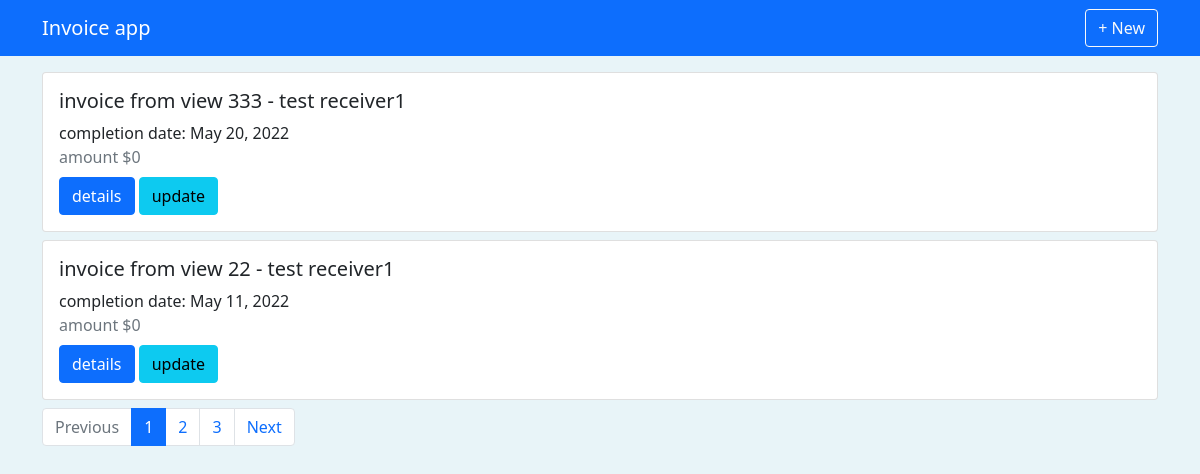
The app's page / (signed in) with its own data.
### invoices/models.py (models this page shows, shortened)
class Invoice(models.Model):
    profile = models.ForeignKey(Profile, on_delete=models.CASCADE)
    receiver = models.ForeignKey(Receiver, on_delete=models.CASCADE)
    number = models.CharField(max_length=150)
    completion_date = models.DateField()
    issue_date = models.DateField()
    payment_date = models.DateField()
    created = models.DateTimeField(auto_now_add=True)
    closed = models.BooleanField(default=False)
    tags = models.ManyToManyField(Tag, blank=True)
    @property
    def tags(self):
        return self.tags.all()
    @property
    def positions(self):
        return self.position_set.all()
    @property
    def total_amount(self):
        total = 0
        qs = self.positions
        for pos in qs:
            total += pos.amount
        return total

### receivers/models.py (models this page shows, shortened)
class Receiver(models.Model):
    name = models.CharField(max_length=200)
    address = models.TextField()
    website = models.URLField(blank=True)
    created = models.DateTimeField(default=datetime.now)
    logo = models.ImageField(default='images/no_photo.png')

### invoices/views.py (the view)
# urls.py: path('', views.InvoiceListView.as_view(), name='main'),
class InvoiceListView(LoginRequiredMixin, ListView):
    model = Invoice
    template_name = 'invoices/main.html' # default invoice_list.html
    paginate_by = 2
    context_object_name = 'qs'
    def get_queryset(self):
        profile = get_object_or_404(Profile, user=self.request.user)
        return super().get_queryset().filter(profile=profile).order_by('-created')

### invoices/templates/invoices/main.html (shortened to what this page needs)
{% extends 'base.html' %}
{% block content %}
    {% if qs %}
        {% for obj in qs %}
        <div class="card mb-2" style="width:100%">
            <div class="card-body">
                <h5 class="card-tile">{{ obj.number }} - {{ obj.receiver.name }}</h5>
                <div class="card-text">completion date: {{ obj.completion_date }}</div>
                <div class="text-muted">amount ${{ obj.total_amount }}</div>
                <div class="mt-2">
                    <a href="{% url 'invoices:detail' obj.pk %}" class="btn btn-primary">details</a>
                    {% if not obj.closed %}
                        <a href="{% url 'invoices:update' obj.pk %}" class="btn btn-info">update</a>
                    {% endif %}
                </div>
            </div>
        </div>
        {% endfor %}
    {% else %}
        <h3>No invoice created...</h3>
    {% endif %}
    {% if is_paginated %}
        <nav aria-label="invoice pagination">
            <ul class="pagination">
                <li class="page-item {% if page_obj.has_previous %} {% else %} disabled {% endif %}">
                    <a {% if page_obj.has_previous %} href="?page={{ page_obj.previous_page_number }}" {% endif %} class="page-link">Previous</a>
                </li>
                {% for i in paginator.page_range  %}
                    <li class="page-item {% if page_obj.number == i %} active {% endif %}">
                        <a class="page-link" href="?page={{ i }}">{{ i }}</a>
                    </li>
                {% endfor %}
                <li class="page-item {% if page_obj.has_next %} {% else %} disabled {% endif %}">
                    <a {% if page_obj.has_next %} href="?page={{ page_obj.next_page_number }}" {% endif %} class="page-link" >Next</a>
                </li>
            </ul>
        </nav>
    {% endif %}
{% endblock content %}

### templates/base.html (shortened to what this page needs)
{% load static %}
<!doctype html>
<html lang="en">
  <head>
    <link href="https://cdn.jsdelivr.net/npm/bootstrap@5.1.3/dist/css/bootstrap.min.css" rel="stylesheet">
    <link rel="stylesheet" href="{% static 'style.css' %}">
  </head>
  <body>
    {% include 'navbar.html' %}
    <div class="container mt-3">
        {% block content %}
        {% endblock content %}
    </div>
  </body>
</html>

### templates/navbar.html
<nav class="navbar navbar-dark bg-primary">
    <div class="container">
        <a href="{% url 'invoices:main' %}" class="navbar-brand">Invoice app</a>
        <a href="{% url 'invoices:create' %}" class="btn btn-outline-light">+ New</a>
    </div>
</nav>

### static/style.css (style rules this page uses)
body { background-color: #e8f4f8; }

### records on screen
Invoice: number "invoice from view 333", receiver.name "test receiver1", completion_date "May 20, 2022", total_amount "0", closed "update"
Invoice: number "invoice from view 22", receiver.name "test receiver1", completion_date "May 11, 2022", total_amount "0", closed "update"

### other values on screen
{{ i }} "1" "2" "3"
